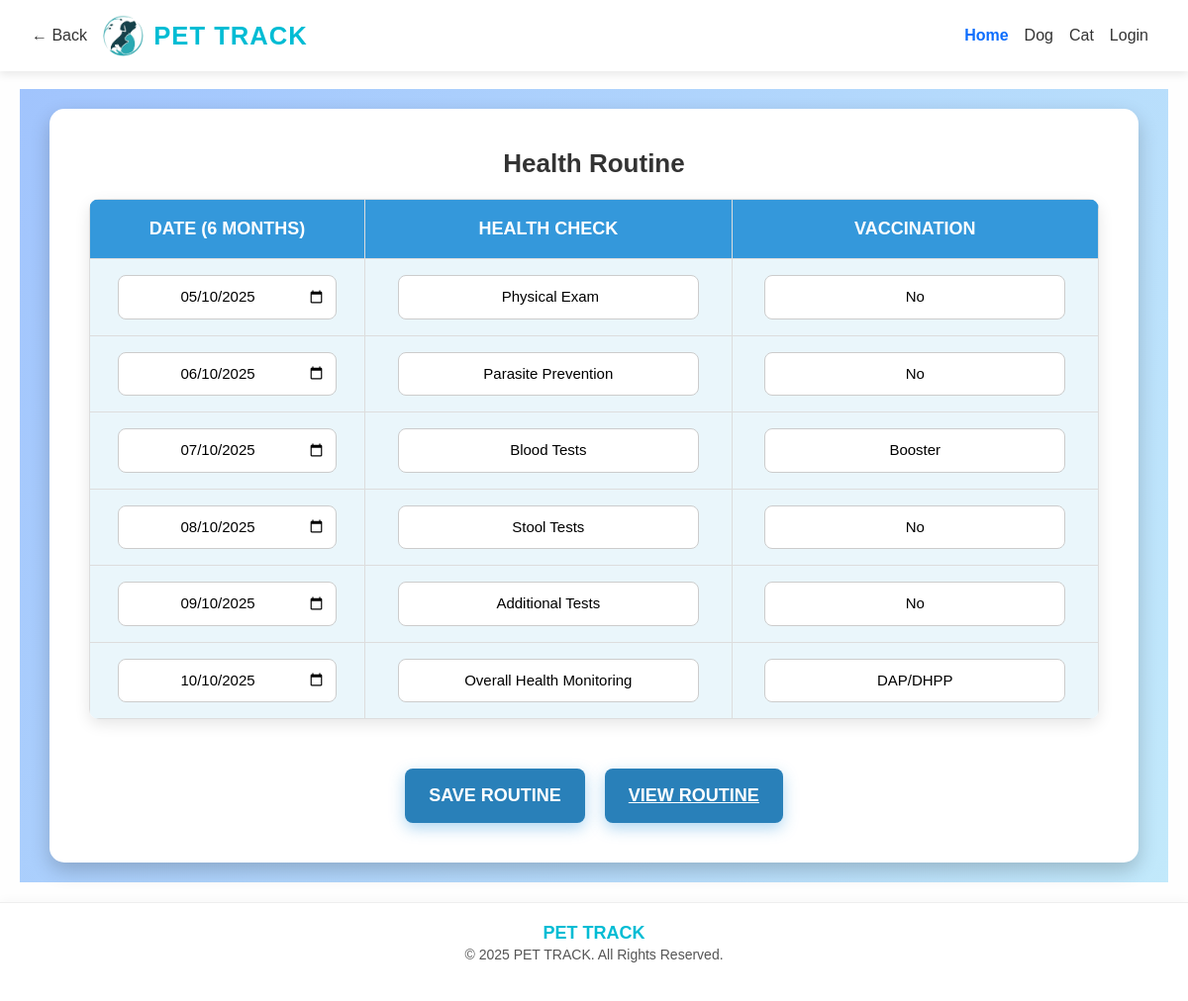
The app's page /dog_health_routine/2/ with its own data.
### app1/models.py (models this page shows, shortened)
class DogHealthRoutine(models.Model):
    dog = models.ForeignKey(Dog, on_delete=models.CASCADE, default=1)
    dog_name = models.CharField(max_length=100)
    date1 = models.CharField(max_length=255)
    health_check1 = models.CharField(max_length=255)
    vaccination1 = models.CharField(max_length=255)
    date2 = models.CharField(max_length=255)
    health_check2 = models.CharField(max_length=255)
    vaccination2 = models.CharField(max_length=255)
    date3 = models.CharField(max_length=255)
    health_check3 = models.CharField(max_length=255)
    vaccination3 = models.CharField(max_length=255)
    date4 = models.CharField(max_length=255)
    health_check4 = models.CharField(max_length=255)
    vaccination4 = models.CharField(max_length=255)
    date5 = models.CharField(max_length=255)
    health_check5 = models.CharField(max_length=255)
    vaccination5 = models.CharField(max_length=255)
    date6 = models.CharField(max_length=255)
    health_check6 = models.CharField(max_length=255)
    vaccination6 = models.CharField(max_length=255)

### app1/views.py (the view, shortened to what this page needs)
# urls.py: path('dog_health_routine/<int:id>/', views.dog_health_routine, name='dog_health_routine'),
def dog_health_routine(request, id):
    dog = get_object_or_404(Dog, id=id)
    routine, created = DogHealthRoutine.objects.get_or_create(dog=dog)
    return render(request, 'dog_health_routine.html', {
        'dog': dog,
        'routine': routine,
        'did': id
    })

### templates/dog_health_routine.html (shortened to what this page needs)
{% extends 'base.html' %}
{% load static %}
{% block content %}
<section>
    <form action="{% url 'dog_health_routine' id=did %}" method="post">
        <h2>Health Routine</h2>
        <table>
            <tr>
                <th>Date (6 Months)</th>
                <th>Health Check</th>
                <th>Vaccination</th>
            </tr>
            <tr>
                <td><input type="date" name="date1" value="{{ routine.date1 }}" ></td>
                <td><input type="text" name="health_check1"  value="{{ routine.health_check1 }}" placeholder="Enter details"></td>
                <td><input type="text" name="vaccination1" value="{{ routine.vaccination1 }}" placeholder="Enter details"></td>
            </tr>
            <tr>
                <td><input type="date" name="date2" value="{{ routine.date2 }}" ></td>
                <td><input type="text" name="health_check2" value="{{ routine.health_check2 }}" placeholder="Enter details"></td>
                <td><input type="text" name="vaccination2" value="{{ routine.vaccination2 }}" placeholder="Enter details"></td>
            </tr>
            <tr>
                <td><input type="date" name="date3" value="{{ routine.date3 }}" ></td>
                <td><input type="text" name="health_check3" value="{{ routine.health_check3 }}" placeholder="Enter details"></td>
                <td><input type="text" name="vaccination3" value="{{ routine.vaccination3 }}" placeholder="Enter details"></td>
            </tr>
            <tr>
                <td><input type="date" name="date4" value="{{ routine.date4 }}" ></td>
                <td><input type="text" name="health_check4" value="{{ routine.health_check4 }}" placeholder="Enter details"></td>
                <td><input type="text" name="vaccination4" value="{{ routine.vaccination4 }}" placeholder="Enter details"></td>
            </tr>
            <tr>
                <td><input type="date" name="date5" value="{{ routine.date5 }}" ></td>
                <td><input type="text" name="health_check5" value="{{ routine.health_check5 }}" placeholder="Enter details"></td>
                <td><input type="text" name="vaccination5" value="{{ routine.vaccination5 }}" placeholder="Enter details"></td>
            </tr>
            <tr>
                <td><input type="date" name="date6" value="{{ routine.date6 }}" ></td>
                <td><input type="text" name="health_check6" value="{{ routine.health_check6 }}" placeholder="Enter details"></td>
                <td><input type="text" name="vaccination6" value="{{ routine.vaccination6 }}" placeholder="Enter details"></td>
            </tr>
        </table>
        <div class="button-row">
            <button type="submit">Save Routine</button>
            {% if routine.id %}
                <a href="{% url 'dog_health_view' id=routine.id %}" class="button">View Routine</a>
            {% endif %}
        </div>
    </form>
</section>
{% endblock %}

### templates/base.html (style rules this page uses)
* { box-sizing: border-box; }
body { font-family: 'Poppins', sans-serif; margin: 0; padding-top: 70px; background-color: #fefefe; color: #333; }

### templates/dog_health_routine.html (style rules this page uses)
section { font-family: 'Poppins', sans-serif; background: linear-gradient(120deg, #a1c4fd, #c2e9fb); margin: 0; padding: 0; display: flex; justify-content: center; align-items: center; min-height: 100vh; }
form { background: white; padding: 40px; border-radius: 15px; box-shadow: 0px 8px 20px rgba(0, 0, 0, 0.2); width: 100%; max-width: 1100px; text-align: center; animation: fadeIn 0.6s ease-in-out; margin: 20px; }
h2 { color: #333; margin-bottom: 20px; font-size: 26px; font-weight: bold; }
table { width: 100%; border-collapse: collapse; margin-top: 15px; background: #fff; border-radius: 10px; overflow: hidden; box-shadow: 0px 5px 15px rgba(0, 0, 0, 0.1); }
th, td { border: 1px solid #ddd; padding: 16px; text-align: center; font-size: 16px; }
th { background: #3498db; color: white; font-size: 18px; text-transform: uppercase; }
td { background: #eaf6fb; }
td input { width: 90%; padding: 10px; border: 1px solid #ccc; border-radius: 8px; text-align: center; font-size: 15px; transition: 0.3s; }
button, .button { display: inline-block; margin-top: 25px; background-color: #2980b9; color: white; border: none; padding: 14px 24px; font-size: 18px; border-radius: 8px; cursor: pointer; transition: 0.3s; font-weight: bold; text-transform: uppercase; box-shadow: 0px 5px 15px rgba(52, 152, 219, 0.4); }
.button-row { display: flex; justify-content: center; gap: 20px; margin-top: 25px; flex-wrap: wrap; }

### records on screen
DogHealthRoutine: date1 "05/10/2025", health_check1 "Physical Exam", vaccination1 "No", date2 "06/10/2025", health_check2 "Parasite Prevention", vaccination2 "No", date3 "07/10/2025", health_check3 "Blood Tests", vaccination3 "Booster", date4 "08/10/2025", health_check4 "Stool Tests", vaccination4 "No", date5 "09/10/2025", health_check5 "Additional Tests", vaccination5 "No", date6 "10/10/2025", health_check6 "Overall Health Monitoring", vaccination6 "DAP/DHPP"
